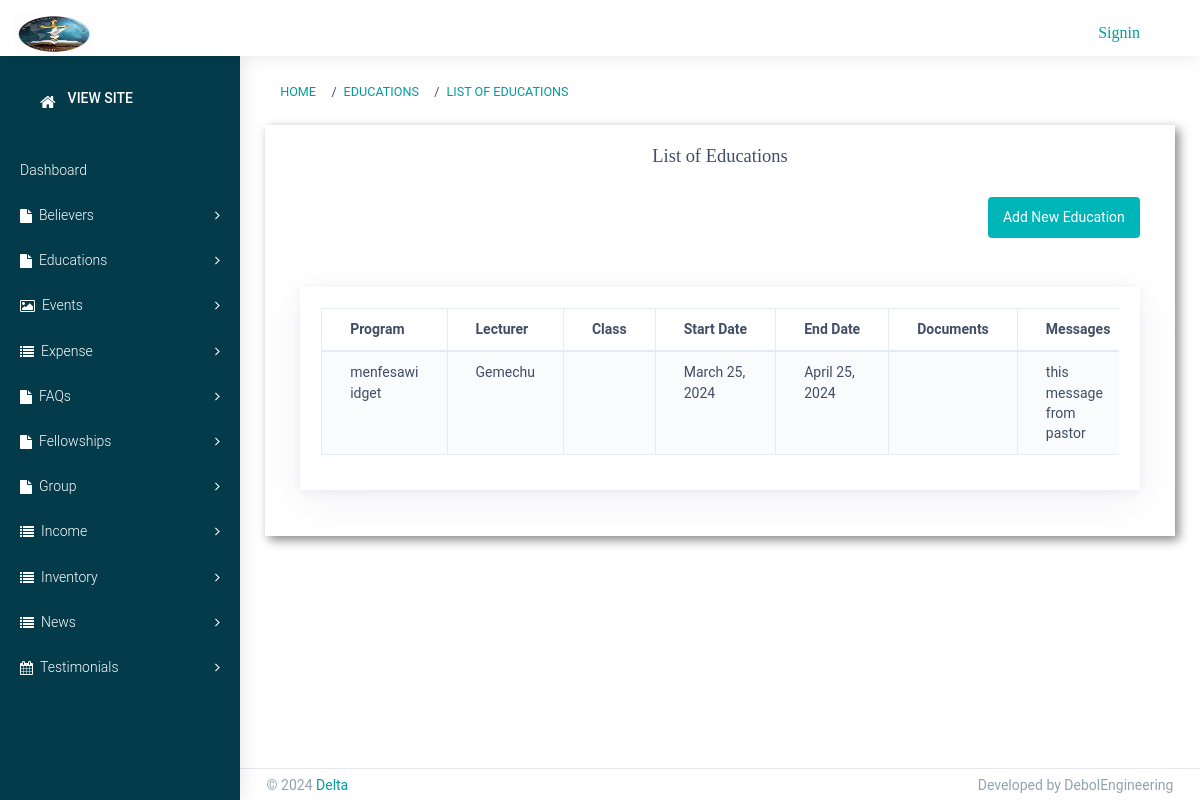
Page /staff/education/ on the committed database.
### staff/models.py (models this page shows)
class Education(models.Model):
    program = models.CharField(max_length=100)
    lecturer = models.CharField(max_length=100)
    section = models.CharField(max_length=100)
    started_date = models.DateField()
    end_date = models.DateField()
    documents = models.FileField(upload_to='education_documents')
    messages = models.TextField()
    learners = models.ManyToManyField('Believer')

### staff/views.py (the view)
# urls.py: path('education/', EducationList.as_view(), name='education_list'),
class EducationList(ListView):
    model = Education
    template_name = 'staff/Educations/list_education.html'
    context_object_name = 'educations'

### Templates/staff/Educations/list_education.html (shortened to what this page needs)
{% extends 'staff/base.html' %}
{% load static %}
{% block breadcrumb %}
<li class="breadcrumb-item"><a href="{% url 'staff:education_list' %}">Educations</a></li>
<li class="breadcrumb-item"><a href="#">List of Educations</a></li>
{% endblock %}
{% block content %}
<div class="site-main">
    <section class="ttm-row clearfix">
        <div class="container">
            <div class="row pt-60 res-991-pt-0">
                <div class="col-lg-12">
                    <div class="pr-40 res-991-pr-0 res-991-pb-30">
                        <h4 class="h4-md " style="margin-bottom: 30px ; text-align: center;">List of Educations</h4>
                        <div class="row justify-content-end">
                            <div class="col-auto">
                                <a href="{% url 'staff:education_add' %}" class="btn btn-primary mb-4">Add New
                                    Education</a>
                            </div>
                        </div>
                        <div class="card">
                            <div class="card-body">
                                <div class="table-responsive">
                                    <table class="table table-striped table-bordered multi-ordering">
                                        <thead>
                                            <tr>
                                                <th>Program</th>
                                                <th>Lecturer</th>
                                                <th>Class</th>
                                                <th>Start Date</th>
                                                <th>End Date</th>
                                                <th>Documents</th>
                                                <th>Messages</th>
                                            </tr>
                                        </thead>
                                        <tbody>
                                            {% for education in educations %}
                                            <tr>
                                                <td>{{ education.program }}</td>
                                                <td>{{ education.lecturer }}</td>
                                                <td>{{ education.class }}</td>
                                                <td>{{ education.started_date }}</td>
                                                <td>{{ education.end_date }}</td>
                                                <td>
                                                </td>
                                                <td>{{ education.messages }}</td>
                                            </tr>
                                            {% endfor %}
                                        </tbody>
                                    </table>
                                </div>
                            </div>
                        </div>
                    </div>
                </div>
            </div>
        </div>
    </section>
</div>
{% endblock %}

### rows in the picture
Education: program "menfesawi idget", lecturer "Gemechu", started_date "March 25, 2024", end_date "April 25, 2024", messages "this message from pastor"
